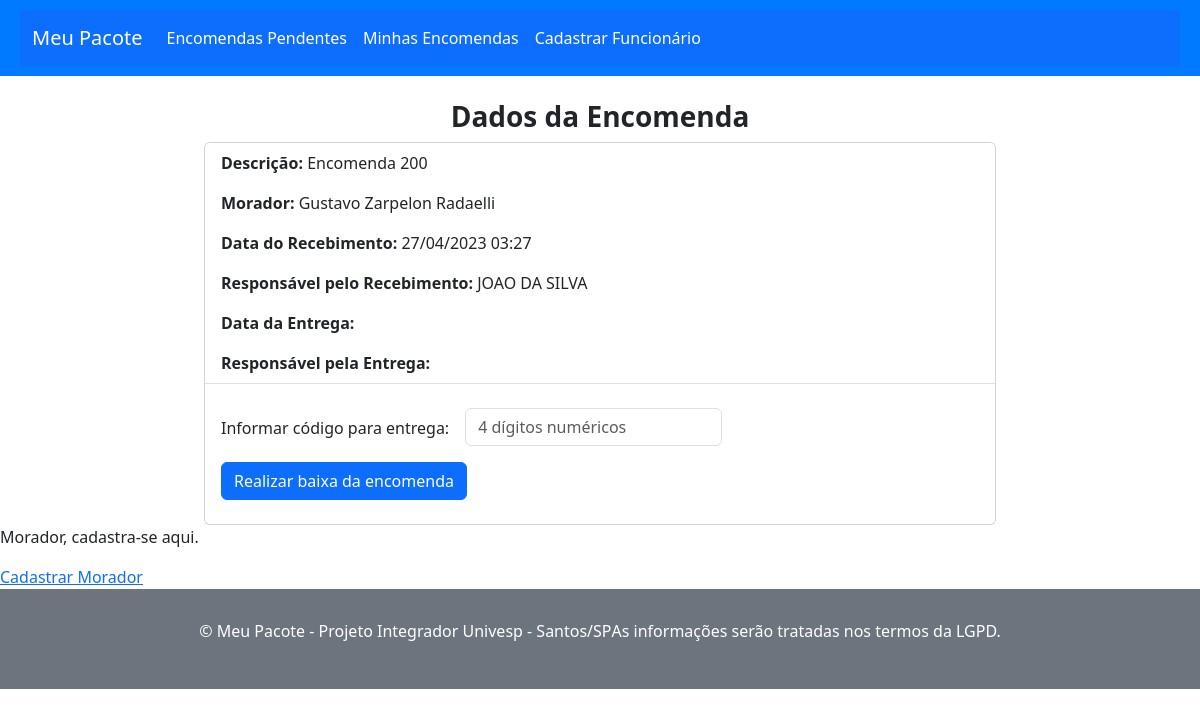
Page /encomenda/29/ on the earlier database version.
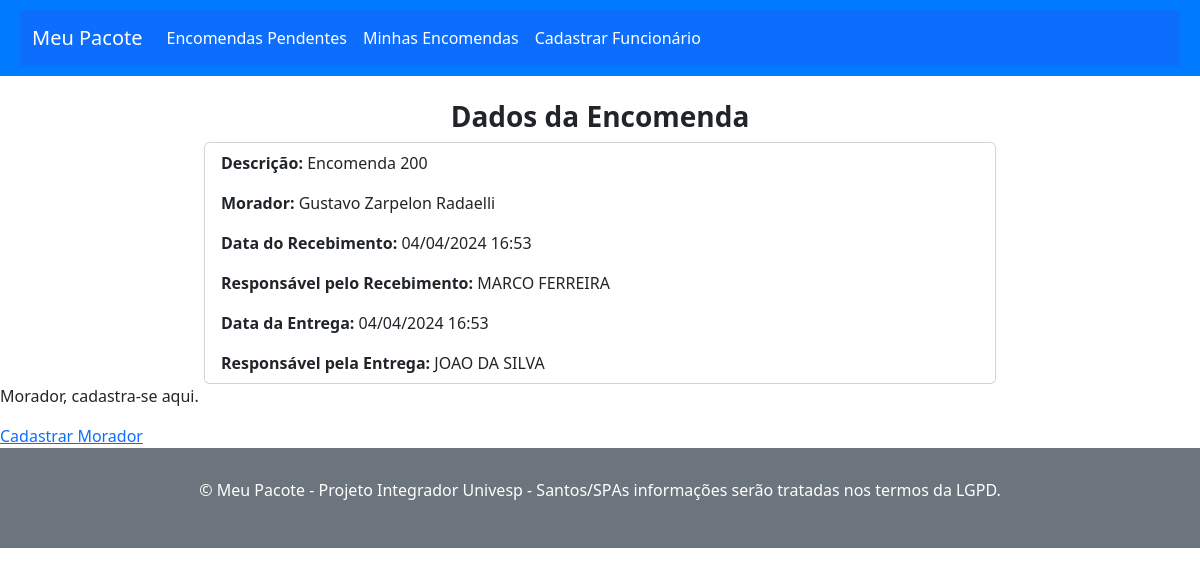
Same page on the later database version.
### app_meu_pacote/models.py (models this page shows, shortened)
class Encomenda(models.Model):
    id = models.AutoField(primary_key=True)
    morador = models.ForeignKey(Morador, on_delete=models.CASCADE)
    descricao = models.CharField(max_length=100)
    data_hora_recebimento = models.DateTimeField()
    data_hora_entrega = models.DateTimeField(blank=True, null=True)
    codigo_retirada = models.CharField(max_length=4, default='0000')
    funcionario_recebimento = models.ForeignKey(Funcionario, on_delete=models.CASCADE, related_name='funcionario_recebimento')
    funcionario_entrega = models.ForeignKey(Funcionario, on_delete=models.CASCADE, related_name='funcionario_entrega', blank=True, null=True)

class Morador(models.Model):
    user = models.OneToOneField(User, on_delete=models.CASCADE)
    nome = models.CharField(max_length=100)
    apartamento = models.ForeignKey('Apartamento', on_delete=models.CASCADE, related_name='moradores')
    email = models.EmailField()
    telefone = models.CharField(max_length=20)
    def __str__(self):
        return self.nome

class Funcionario(models.Model):
    id = models.AutoField(primary_key=True)
    user = models.OneToOneField(User, on_delete=models.CASCADE)
    nomeF = models.CharField(max_length=100)
    condominio = models.ForeignKey('Condominio', on_delete=models.CASCADE, related_name='funcionarios')
    funcaoFuncionario = models.CharField(max_length=100)
    email = models.EmailField()
    telefone = models.CharField(max_length=20)
    def __str__(self):
        return self.nomeF

### app_meu_pacote/views.py (the view)
# urls.py: path('encomenda/<int:encomenda_id>/', app_meu_pacote_views.encomenda, name='encomenda_url'),
def encomenda(request, encomenda_id):
    encomenda = get_object_or_404(Encomenda, id=encomenda_id)
    if request.method == 'POST':
        form = BaixaEncomendaForm(request.POST)
        if form.is_valid():
            codigo_enviado = str(form.cleaned_data['codigo_enviado'])
            if codigo_enviado == encomenda.codigo_retirada:
                try:
                    funcionario = Funcionario.objects.get(user=request.user)
                except ObjectDoesNotExist:
                    return render(request, 'error.html', {'message': 'Funcionário não encontrado.'})
                encomenda.data_hora_entrega = timezone.now()
                encomenda.funcionario_entrega = funcionario
                encomenda.save()
                return render(request, 'confirmacao.html', {'encomenda': encomenda})
            else:
                return render(request, 'encomenda.html', {'form': form, 'encomenda': encomenda, 'error': 'Código de retirada inválido.'})
    else:
        form = BaixaEncomendaForm()
        return render(request, 'encomenda.html', {'form': form, 'encomenda': encomenda})

### app_meu_pacote/forms.py
class BaixaEncomendaForm(forms.Form):
    codigo_enviado = forms.CharField(label='Código enviado', max_length=4, widget=forms.TextInput(attrs={'class': 'form-control'}))

### app_meu_pacote/templates/encomenda.html (shortened to what this page needs)
{% extends 'base.html' %}
{% block content %}
<br>
<h3 class="text-center fw-bold">Dados da Encomenda</h3>
<div class="row">
    <div class="col-md-8 offset-md-2">
        <div class="card">
            <ul class="list-group list-group-flush">
              <li class="list-group-item">
                <p class="card-text"><strong>Descrição:</strong> {{ encomenda.descricao }}</p>
                <p class="card-text"><strong>Morador:</strong> {{ encomenda.morador }}</p>
                <p class="card-text"><strong>Data do Recebimento:</strong> {{ encomenda.data_hora_recebimento|date:'d/m/Y H:i' }}</p>
                <p class="card-text"><strong>Responsável pelo Recebimento:</strong> {{ encomenda.funcionario_recebimento }}</p>
                <p class="card-text"><strong>Data da Entrega:</strong> {% if encomenda.data_hora_entrega != None %} {{ encomenda.data_hora_entrega|date:'d/m/Y H:i' }} {% endif %}</p>
                <p class="card-text"><strong>Responsável pela Entrega:</strong> {% if encomenda.data_hora_entrega != None %} {{ encomenda.funcionario_entrega }} {% endif %}</p>
              </li>
              {% if encomenda.data_hora_entrega == None %}
              <li class="list-group-item mt-3">
                <form method="post" class="row g-3">
                  <div class="col-auto pt-2">
                    <label for="id_codigo_enviado">Informar código para entrega:</label>
                  </div>
                  <div class="col-auto">
                    <input type="text" name="codigo_enviado" class="form-control" maxlength="4" required id="id_codigo_enviado" placeholder="4 dígitos numéricos">
                  </div>
                  <div class="col-auto">
                    <button type="submit" class="btn btn-primary mb-3">Realizar baixa da encomenda</button>
                  </div>
                </form>
              </li>
              {% endif %}
            </ul>
            </div>
        </div>
    </div>
{% endblock %}

### app_meu_pacote/templates/base.html (shortened to what this page needs)
{% load static %}
<!DOCTYPE html>
<html lang="pt-br">
<head>
  <link rel="stylesheet" href="{% static 'css/styles.css' %}">
  {% block head %}
  {% load bootstrap5 %}
  {% bootstrap_css %}
  {% endblock %}
</head>
<body>
  <header>
    <nav class="navbar navbar-expand-lg navbar-dark bg-primary">
      <div class="container-fluid">
        <a class="navbar-brand" href="..">Meu Pacote</a>
        <div class="collapse navbar-collapse" id="navbarSupportedContent">
          <ul class="navbar-nav me-auto mb-2 mb-lg-0">
            <li class="nav-item">
              <a class="nav-link active" href="/encomendas_pendentes">Encomendas Pendentes</a>
            </li>
            <li class="nav-item">
              <a class="nav-link active" href="/minhas_encomendas">Minhas Encomendas</a>
            </li>
            <li class="nav-item">
              <a class="nav-link active" href="/cadastrar_funcionario">Cadastrar Funcionário</a>
            </li>
          </ul>
        </div>
      </div>
    </nav>
  </header>
  <main>
    {% block content %}
    {% endblock %}
  </main>
  <p>Morador, cadastra-se aqui.</p>
    <a href="{% url 'register_morador' %}">Cadastrar Morador</a>
  <footer>
    <p class="text-center">&copy; Meu Pacote - Projeto Integrador Univesp - Santos/SP</p>
    <p class="text-center">As informa&ccedil;&otilde;es ser&atilde;o tratadas nos termos da LGPD.</p>
  </footer>
</body>
</html>

### app_meu_pacote/static/css/styles.css (style rules this page uses)
:root { --primary-color: #007bff; --secondary-color: #6c757d; --font-family: 'Arial', sans-serif; --footer-height: 100px; }
* { margin: 0; padding: 0; box-sizing: border-box; }
html, body { height: 100%; margin: 0; padding: 0; display: flex; flex-direction: column; }
a { color: var(--primary-color); text-decoration: none; }
header { background: var(--primary-color); color: #fff; padding: 10px 20px; text-align: center; }
footer { background: var(--secondary-color); color: #fff; height: var(--footer-height); display: flex; justify-content: center; align-items: center; width: 100%; }
.text-center { text-align: center; }

Differences in the rows shown:
changed Encomenda "Encomenda 200": data_hora_recebimento "27/04/2023 03:27" → "04/04/2024 16:53"; funcionario_recebimento "JOAO DA SILVA" → "MARCO FERREIRA"; data_hora_entrega (not shown) → "04/04/2024 16:53"; funcionario_entrega (not shown) → "JOAO DA SILVA"
Other differences:
text no longer shown: "Informar código para entrega: Realizar baixa da encomenda"
